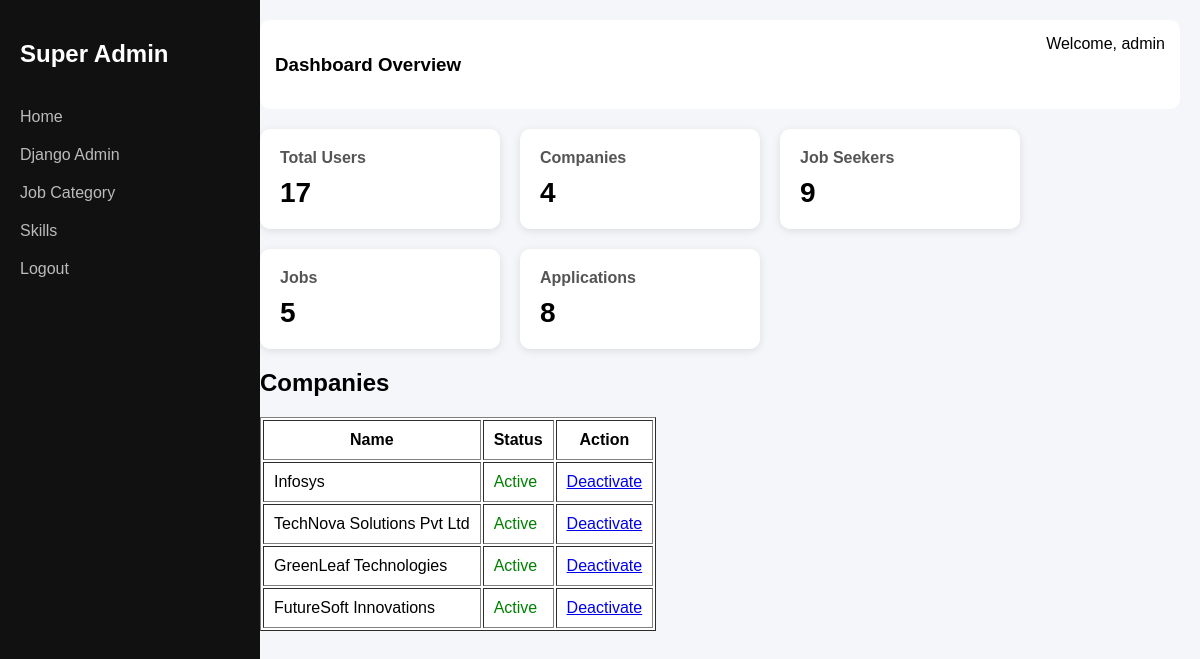
The app's page /superadmin_dashboard/ (signed in), older data.
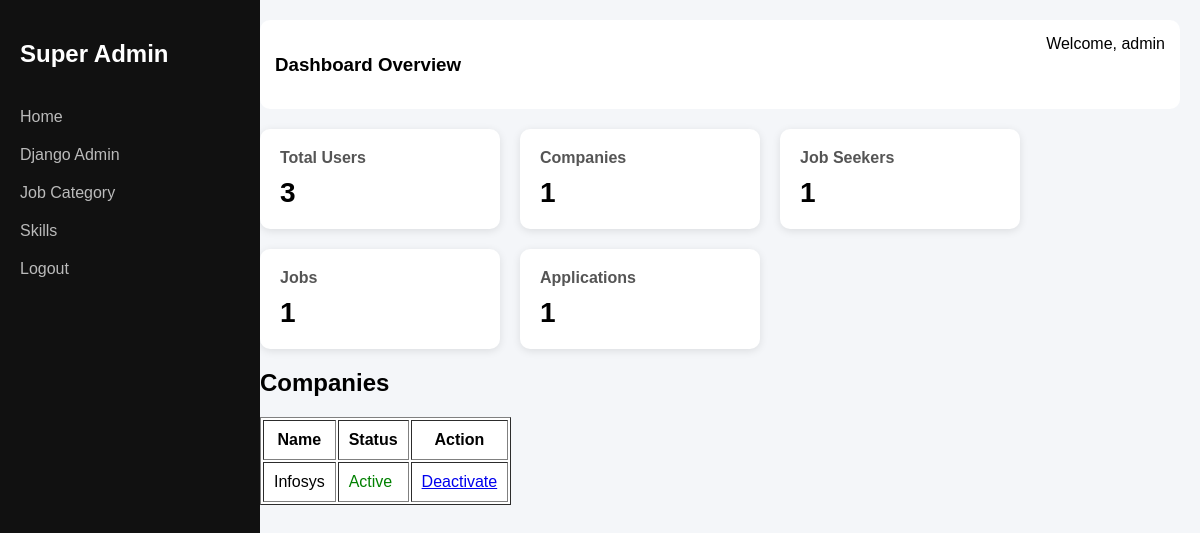
The same page, newer data.
### employer/models.py (models this page shows, shortened)
class Company(models.Model):
    user = models.OneToOneField(
        settings.AUTH_USER_MODEL,
        on_delete=models.CASCADE
    )
    COMPANY_SIZE_CHOICES = [
        ('1-10', '1-10 Employees'),
        ('11-50', '11-50 Employees'),
        ('51-200', '51-200 Employees'),
        ('201-500', '201-500 Employees'),
        ('501-1000', '501-1000 Employees'),
        ('1001+', '1001+ Employees'),
    ]
    company_name = models.CharField(max_length=200)
    logo = models.ImageField(upload_to='company_logos/', blank=True, null=True)
    industry = models.ForeignKey(
        Industry,
        on_delete=models.CASCADE
    )
    website = models.URLField(blank=True, null=True)
    linkedin_url = models.URLField(blank=True, null=True)
    facebook_url = models.URLField(blank=True, null=True)
    email = models.EmailField()
    phone = models.CharField(max_length=15)
    address = models.TextField()
    city = models.CharField(max_length=100)
    state = models.CharField(max_length=100)
    country = models.CharField(max_length=100)
    company_size = models.CharField(
                    max_length=20,
                    choices=COMPANY_SIZE_CHOICES
                )
    description = models.TextField(blank=True, null=True)
    founded_year = models.PositiveIntegerField(blank=True, null=True)
    is_verified = models.BooleanField(default=False)
    created_at = models.DateTimeField(auto_now_add=True)

### accounts/views.py (the view)
# urls.py: path('superadmin_dashboard/', views.superadmin_dashboard, name='superadmin_dashboard'),
@login_required
def superadmin_dashboard(request):
    if not request.user.is_superuser:
        return redirect('/login')
    companies = Company.objects.all()
    context = {
        "users_count": User.objects.count(),
        "jobs_count": Job.objects.count(),
        "applications_count": JobApplication.objects.count(),
        "companies_count": Company.objects.count(),
        "jobseekers_count": JobSeeker.objects.count(),
        "companies":companies,
    }
    return render(request, "accounts/superadmin_dashboard.html", context)

### templates/accounts/superadmin_dashboard.html (shortened to what this page needs)
<!DOCTYPE html>
<html>
<head>
</head>
<body>
<div class="sidebar">
    <h2>Super Admin</h2>
    <a href="/">Home</a>
    <a href="/admin/">Django Admin</a>
    <a href="/jobs/categories/">Job Category</a>
    <a href="/jobs/skill_list/">Skills</a>
    <a href="/logout/">Logout</a>
</div>
<div class="main">
    <div class="topbar">
        <h3>Dashboard Overview</h3>
        <span>Welcome, {{ request.user.username }}</span>
    </div>
    <div class="cards">
        <div class="card">
            <h3>Total Users</h3>
            <p>{{ users_count }}</p>
        </div>
        <div class="card">
            <h3>Companies</h3>
            <p>{{ companies_count }}</p>
        </div>
        <div class="card">
            <h3>Job Seekers</h3>
            <p>{{ jobseekers_count }}</p>
        </div>
        <div class="card">
            <h3>Jobs</h3>
            <p>{{ jobs_count }}</p>
        </div>
        <div class="card">
            <h3>Applications</h3>
            <p>{{ applications_count }}</p>
        </div>
    </div>
<h2>Companies</h2>
<table border="1" cellpadding="10" style="background:white;">
    <tr>
        <th>Name</th>
        <th>Status</th>
        <th>Action</th>
    </tr>
    {% for company in companies %}
    <tr>
        <td>{{ company.company_name }}</td>
        <td>
            {% if company.is_verified == 1 %}
                <span style="color:green;">Active</span>
            {% else %}
                <span style="color:red;">Inactive</span>
            {% endif %}
        </td>
        <td>
            {% if company.id %}
    <a href="{% url 'toggle_company' company.id %}">
        {% if company.is_verified == 1 %}Deactivate{% else %}Activate{% endif %}
    </a>
{% else %}
    <span style="color:red;">Invalid Company</span>
{% endif %}
        </td>
    </tr>
    {% endfor %}
</table>
</div>
</body>
</html>

Row changes from the older to the newer data that the page shows:
removed Company: company_name "TechNova Solutions Pvt Ltd", is_verified "Active"
removed Company: company_name "GreenLeaf Technologies", is_verified "Active"
removed Company: company_name "FutureSoft Innovations", is_verified "Active"
Text that changed along with them:
{{ users_count }}: "17" → "3"
{{ companies_count }}: "4" → "1"
{{ jobseekers_count }}: "9" → "1"
{{ jobs_count }}: "5" → "1"
{{ applications_count }}: "8" → "1"
